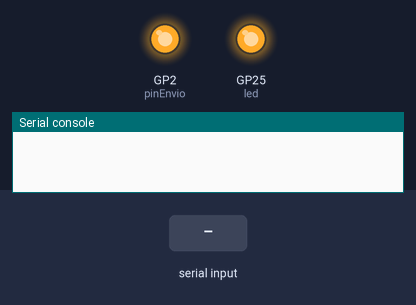
A program run on a simulated Raspberry Pi Pico running CircuitPython. Parts: output pins drawn as LEDs (lit = HIGH), the last lines printed to the serial console. The test bench sets the inputs (shaded band).

Above: at 0.1 s.
At 3.3 s:
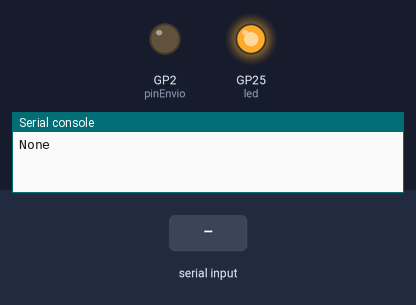
3.4 s: "1" received over the second serial link
Timing chart, 0 to 6.4 s (numbered marks = the images above; inputs shaded):
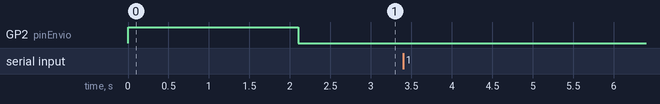

The program:

code_lectura.py
```python
import board
import time
import digitalio
import busio


led = digitalio.DigitalInOut(board.LED)
pinEnvio = digitalio.DigitalInOut(board.GP2)
pinEnvio.direction = digitalio.Direction.OUTPUT


led.direction = digitalio.Direction.OUTPUT
uart = busio.UART(tx=board.GP0, rx=board.GP1, baudrate=115200)

pinEnvio.value = True
led.value = True

uart.write(b'\x10\x02\x13\x01\x00\x05\x01\x01\xff\xff\xff\xff\x90\x00\x00\x01\x55\x10\x03')
time.sleep(1.050)
#uart.write(b'\x10\x02\x11\x01\x00\x05\x08\xFF\xFF\xFF\xFF\x01\xE8\x03\x55\x10\x03')
time.sleep(1.050)

pinEnvio.value = False

def send(valor):

    pinEnvio.value = True
    uart.write(valor)
    pinEnvio.value = False

while True:
    send(b'\x10\x02\x13\x01\x00\x05\x01\x01\xff\xff\xff\xff\x90\x00\x00\x01\x55\x10\x03')
    #send(b'\x10\x02\x0E\x01\x00\xFF\x0A\x00\x00\x19\x10\x55\x10\x03')

    data = uart.read(32)  # read up to 32 bytes
    print(data)  # this is a bytearray type
```
